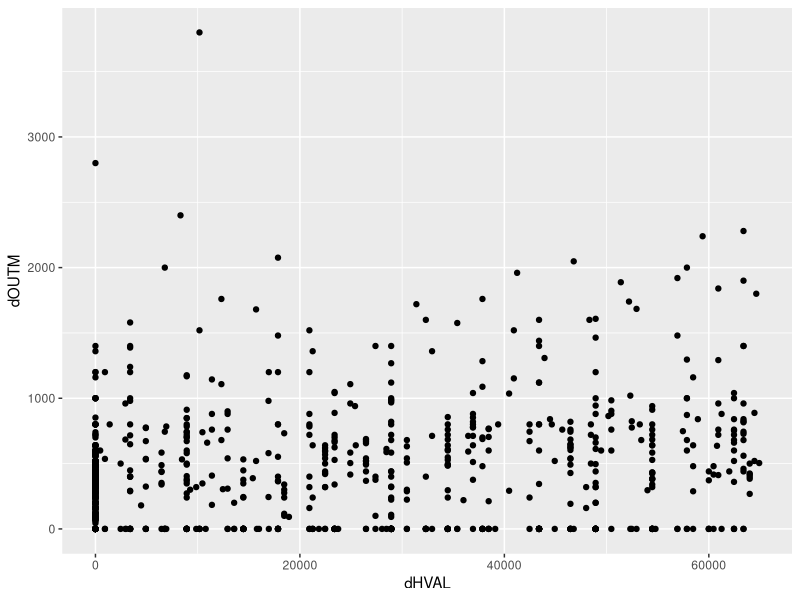
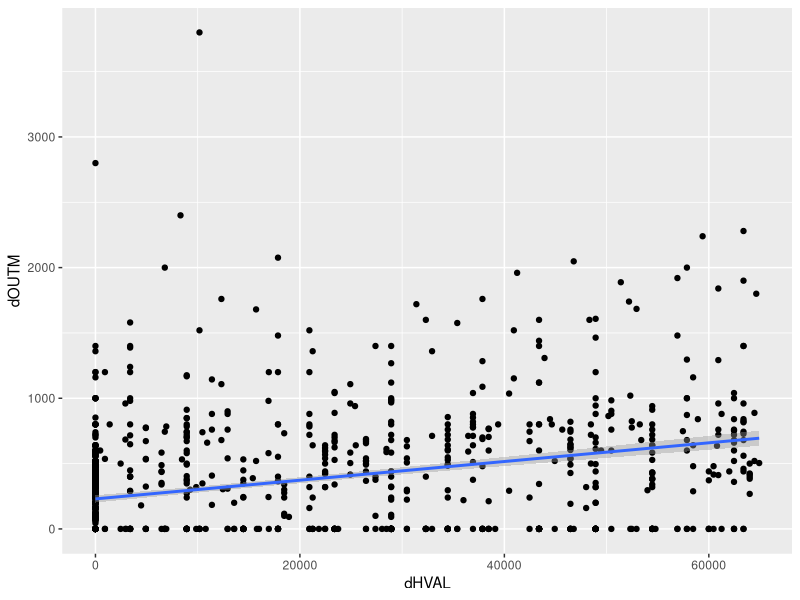

The R script that drew these images, in order: (Note: this script raises an error after producing the figures.)
## ---- chunk 1
# NEED FOR CHANGE ---- 
# Note that this code will not work on your computer. 
#if (!grepl("Dropbox/Lecture/Mod_BADS/Tutorial", getwd(), ignore.case = T)){
#  setwd(paste0(getwd(), "/../Dropbox/Lecture/Mod_BADS/Tutorial"))  
#}

# You can uncomment the next line and specify the directory for the exercise on your computer
 setwd("C://Your/own/path")
# End of NEED FOR CHANGE ----

solution <- TRUE
if(solution == FALSE){
knitr::opts_chunk$set(echo = FALSE, results = 'hide', message = FALSE, warning = FALSE, fig.keep = 'none', cache = FALSE)
}
options(repos=c(CRAN = "https://cran.uni-muenster.de/"))
## ---- chunk 2
#Read in the data set
loans <- read.csv("Loan_Data.csv", sep = ";", header = TRUE)
loans[,c("YOB", "PHON", "BAD")] <- lapply(loans[,c("YOB", "PHON", "BAD")] , factor)
# install and load package ggplot2
#install.packages("ggplot2")
library("ggplot2")
# Specify the data to be used and the relevant variables in function ggplot
# Then add the layers of data visualization on the base of this data
ggplot(data = loans, aes(x = dHVAL, y = dOUTM)) + geom_point()
# You can add more than one layer of visualization, e.g. an additional regression line (lm = linear model).
ggplot(data = loans, aes(x = dHVAL, y = dOUTM)) + geom_point() + geom_smooth(method=lm)
## ---- chunk 3
# Summarize the data
summary(loans)
# Create a histogram for variable
# You can select the number of bins with option 'bin'.
ggplot(loans, aes(x = PHON)) + geom_histogram()
# Function geom_histogram can also be used to plot the density instead of the count, as explained in the help text.
# Let's also look at the kernel density function, which smoothes the histogram to a line.
ggplot(loans, aes(x = dINC_A)) + geom_histogram(aes(y = ..density..), bins = 50) + geom_density()

## Create boxplots to visualize potential extreme values and outliers
# For a single boxplot, the base R function is recommended for simplicity.
boxplot(loans$dINC_A)
# ggplot can be used to easily compare several boxplots 
ggplot(loans, aes(x = BAD, y = dINC_A)) + geom_boxplot(outlier.colour = "red")

## Truncate values above 1.5*IQR (i.e., outliers)
# Find the quartile values and the inter-quantile-range IQR
lower.quartile <- as.numeric(summary(loans$dINC_A)[2])
upper.quartile <- as.numeric(summary(loans$dINC_A)[5])
IQR <- upper.quartile - lower.quartile
# Calculate upper bound value
upper.bound <- upper.quartile + 1.5*IQR
message("Upper bound on applicants income is ", upper.bound )
# Use logical indexing to identify outliers and replace  with upper bound
loans$dINC_A[ loans$dINC_A > upper.bound ] <- upper.bound
# Recheck your results with the summary function. Maximum of the income distribution will be equal to upper bound
summary(loans$dINC_A)
## ---- chunk 4
# Calculate the correlation matrix
# We select the numeric variabels inside of the function by applying function is.numeric to each element of dataframe loans (i.e. each variable)
idx_numeric <- sapply(loans, is.numeric)
cmatrix <- cor(loans[, idx_numeric])
# Look at the correlation matrix
print(cmatrix)
# Install the package "corrplot"
install.packages("corrplot")
library(corrplot)
# Create a plot of your correlation matrix 
corrplot(cmatrix)
# The size of the dots indicates how strong the variables correlate with each other, while the color shows direction
## ---- chunk 5
## Find numeric variables
# The clustering done in this exercise works only for numeric variables. Therefore, we will select these variables from the data frame by their index.
idx_numeric <- sapply(loans, is.numeric)

## Standardization 
# The euclidean distance used by default for k-means clustering is sensitive to differences in scale and variance of the variables. Therefore the data should be standardized before clustering.
# Custom function for standardization build in Exercise 2
standardize <- function(x){
  # This is called the 'body' of the function
  # The variables used here must be handed to the function in the function call
  # Objects that are created in the function call are not saved to the environment
  mu <- mean(x)
  std <- sd(x)
  result <- (x - mu)/std
  # Return ends the function and outputs the result
  # A list can be returned to output more than one result
  return(result)
}
loans[,idx_numeric] <- lapply(loans[,idx_numeric], standardize)

## Clustering
# The initial centroids are selected at random and their choice can influence the cluster that are ultimately found
# Therefore, two things are good practice:
# 1. Fix the 'seed' of the random number generator used to select the initial clusters. This ensures reproducability, 
# since the generator will find the same pseudo-random numbers at every run.
# 2. Run the clustering approach several times with different initial clusters. Option nstart does this automatically and reports the 'best' result.
set.seed(123)

# Cluster the observations based on their numeric features into 5 groups
# The maximum number of iterations is set to 50. The algorithm will stop after the 50th iteration, even if the solution is not stable
cluster.object <- kmeans(loans[,idx_numeric], centers = 5, iter.max = 50, nstart = 25)
# The result is a list describing the cluster solution
str(cluster.object)
clusters <- cluster.object$cluster

# Define a vector with candidate settings for k (good practice)
k.settings = 1:15
# Define another variable to store the results. Here, we have two options:
# i)  only store the objective values corresponding to individual settings of k, or
# ii) store the complete cluster solutions corresponding to individual settings of k
# For option i) we need a vector that can store numeric data. For ii) we need to store a set of objects
obj.values = vector(mode="numeric", length = length(k.settings)) # results for i)
cluster.models = vector(mode = "list", length = length(k.settings)) # results for ii)
# Note that it is always a good practice to first initialize a vector, before assigning some data to it (although R does allow you to create variables on-the-fly)
for (i in 1:length(k.settings)) {
  # Create a cluster solution using the current setting of k
  clu.sol <- kmeans(loans[,idx_numeric], centers=k.settings[i], iter.max = 50, nstart = 100)
  # Option i) we only store the objective value
  obj.values[i] <- clu.sol$tot.withinss
  # Option ii) we store the full cluster model (i.e., object)
  cluster.models[[i]] <- clu.sol 
  # Remark: it is not straightforward to see why we must use [[]] in the above line. 
  # It has to do with the fact that cluster.models stores objects of type list and that clu.sol is also of type list. So we are dealing with lists of lists. 
  # If you wish to know more you can find some useful info at http://www.r-tutor.com/r-introduction/list
}
# Create the plot
par(mar=c(1,1,1,1)) # to make sure the plot works on a small screen
plot(k.settings, obj.values, xlab = "k", ylab="Total within-cluster SS",
     main = "Elbow curve for k selection", col="red", type = "b")

## Remark ####
# if you did not implement option i) above but only option ii), then we would now need another for-loop to traverse the individual items in our list cluster.models and extract the objective value.
obj.values = vector(mode="numeric", length = length(cluster.models)) # as above
for (i in 1:length(cluster.models)) {
  obj.values[i] <- cluster.models[[i]]$tot.withinss
}
# The above approach goes beyond what is needed to solve the exercise. The advantage is that you store all information about a cluster solution, not
# only the objective; as in option i)

## Last, here is an "elegant R-like way" to avoid the loop using apply. ####
# It is an alternative to the above approach with for and gives the same result. 

# This is the alternative to option i) 
my.kMeans <- function(k) {  
  clu.sol <- kmeans(loans[,idx_numeric], centers=k) 
  return(clu.sol$tot.withinss)
}
obj.values <- sapply(k.settings, my.kMeans)

# This is the alternative to option ii) 
cluster.models <- lapply(k.settings, function (k) kmeans(loans[,idx_numeric], centers=k))
# Note that many R programmers do often not bother to first create a user-defined
# function and put it directly into the call to apply, as is shown above. This works
# well if the user-defined function consists of a single statement (also as above).
# It is clearly not a very readable way to write code, but, as said, is very common
# in the R community
